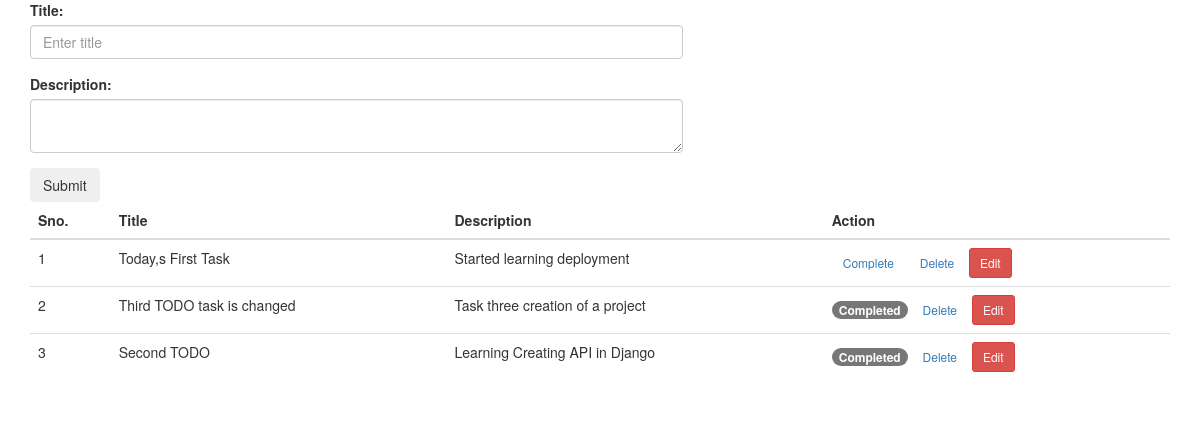
/todo/, run on the app's committed database.
### todo/models.py (models this page shows, shortened)
class Todo(models.Model):
    title = models.CharField(max_length=300)
    description = models.TextField()
    completed = models.BooleanField(default=False)

### todo/views.py (the view)
# urls.py: path('',views.todo_list,name='todo_list'),
def todo_list(request):
    todos = Todo.objects.order_by('-id')
    return render(request,'todo/index.html',{'todos':todos})

### templates/todo/index.html (shortened to what this page needs)
<!DOCTYPE html>
<html lang="en">
<head>
  <link rel="stylesheet" href="https://maxcdn.bootstrapcdn.com/bootstrap/3.4.1/css/bootstrap.min.css">
</head>
<body>
<div class="container">
    <div class="row justify-content-center">
        <div class="col-sm-7">
            <form action="{% url 'create_todo'%}" method="POST">
                <div class="form-group">
                  <label for="title">Title:</label>
                  <input type="title" class="form-control" id="title" placeholder="Enter title" name="title">
                </div>
                <div class="form-group">
                  <label for="desc">Description:</label>
                  <textarea class = "form-control" name="description"></textarea>
                </div>
                <button type="submit" class="btn btn-dark">Submit</button>
              </form>
        </div>
    </div>
    <table class = 'table'>
      <thead>
        <tr>
          <th>Sno.</th>
          <th>Title</th>
          <th>Description</th>
          <th>Action</th>
        </tr>
      </thead>
      <tbody>
        {% for todo in todos%}
        <tr>
          <td>{{forloop.counter}}</td>
          <td>{{todo.title}}</td>
          <td>{{todo.description}}</td>
          <td>
            {% if todo.completed %}
            <span class = "badge badge-success">Completed</span>
            {% else %}
            <a class = "btn btn-sm btn-dark" href = "{% url 'complete_todo' todo.id %}">Complete</a>
            {% endif %}
            <a class = "btn btn-sm btn-dark" href = "{% url 'delete_todo' todo.id %}">Delete</a>
            <a class = "btn btn-sm btn-danger" href = "{% url 'edit_todo' todo.id %}">Edit</a>
          </td>
        </tr>
        {% endfor %}
      </tbody>
    </table>
</div>
</body>
</html>

### data on the page
Todo: title "Today,s First Task", description "Started learning deployment", completed "Complete"
Todo: title "Third TODO task is changed", description "Task three creation of a project", completed "Completed"
Todo: title "Second TODO", description "Learning Creating API in Django", completed "Completed"
